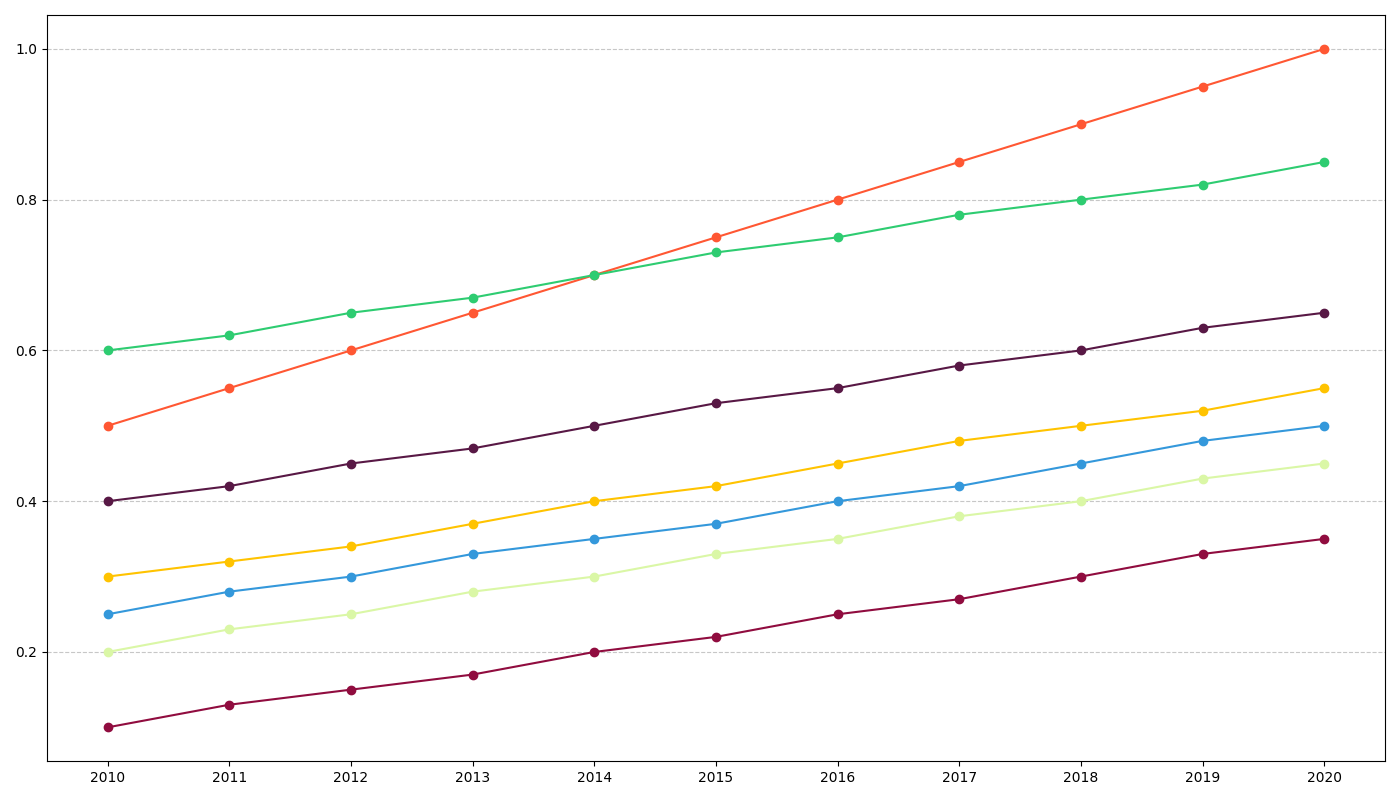

Here is the Python script that generated this plot:
import matplotlib.pyplot as plt
import numpy as np

countries = ['Country A', 'Country B', 'Country C', 'Country D', 'Country E', 'Country F', 'Country G']
years = np.array([2010, 2011, 2012, 2013, 2014, 2015, 2016, 2017, 2018, 2019, 2020])

co2_reductions = np.array([
    [0.5, 0.55, 0.6, 0.65, 0.7, 0.75, 0.8, 0.85, 0.9, 0.95, 1.0],
    [0.3, 0.32, 0.34, 0.37, 0.4, 0.42, 0.45, 0.48, 0.5, 0.52, 0.55],
    [0.2, 0.23, 0.25, 0.28, 0.3, 0.33, 0.35, 0.38, 0.4, 0.43, 0.45],
    [0.4, 0.42, 0.45, 0.47, 0.5, 0.53, 0.55, 0.58, 0.6, 0.63, 0.65],
    [0.1, 0.13, 0.15, 0.17, 0.2, 0.22, 0.25, 0.27, 0.3, 0.33, 0.35],
    [0.25, 0.28, 0.3, 0.33, 0.35, 0.37, 0.4, 0.42, 0.45, 0.48, 0.5],
    [0.6, 0.62, 0.65, 0.67, 0.7, 0.73, 0.75, 0.78, 0.8, 0.82, 0.85]
])

colors = ['#FF5733', '#FFC300', '#DAF7A6', '#581845', '#900C3F', '#3498DB', '#2ECC71']

plt.figure(figsize=(14, 8))

for i, color in enumerate(colors):
    plt.plot(years, co2_reductions[i], marker='o', color=color)

plt.xticks(years)
plt.grid(axis='y', linestyle='--', alpha=0.7)

plt.tight_layout()

plt.show()
